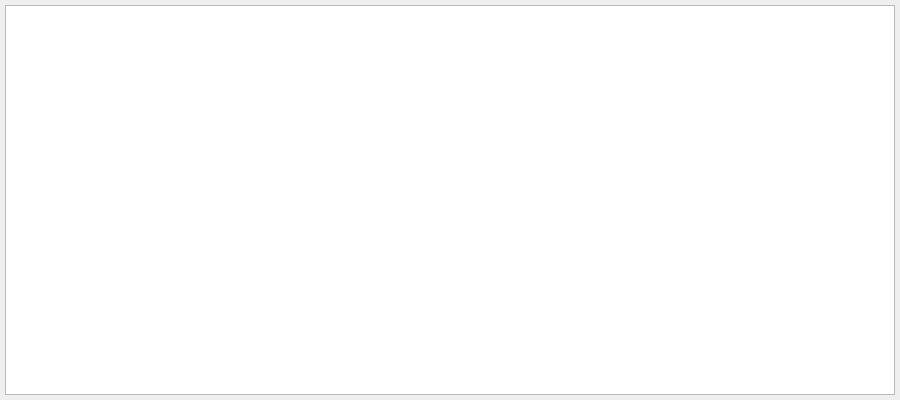
<?xml version="1.0" encoding="UTF-8"?>
<ui version="4.0">
 <class>w_result</class>
 <widget class="QWidget" name="w_result">
  <property name="geometry">
   <rect>
    <x>0</x>
    <y>0</y>
    <width>900</width>
    <height>400</height>
   </rect>
  </property>
  <property name="windowTitle">
   <string>Thematic accuracy - Results</string>
  </property>
  <widget class="QTextBrowser" name="res_result">
   <property name="geometry">
    <rect>
     <x>5</x>
     <y>5</y>
     <width>890</width>
     <height>390</height>
    </rect>
   </property>
   <property name="sizePolicy">
    <sizepolicy hsizetype="Preferred" vsizetype="Preferred">
     <horstretch>0</horstretch>
     <verstretch>0</verstretch>
    </sizepolicy>
   </property>
   <property name="sizeIncrement">
    <size>
     <width>0</width>
     <height>0</height>
    </size>
   </property>
   <property name="font">
    <font>
     <pointsize>8</pointsize>
    </font>
   </property>
   <property name="verticalScrollBarPolicy">
    <enum>Qt::ScrollBarAsNeeded</enum>
   </property>
   <property name="horizontalScrollBarPolicy">
    <enum>Qt::ScrollBarAsNeeded</enum>
   </property>
   <property name="sizeAdjustPolicy">
    <enum>QAbstractScrollArea::AdjustIgnored</enum>
   </property>
  </widget>
 </widget>
 <resources/>
 <connections/>
</ui>
